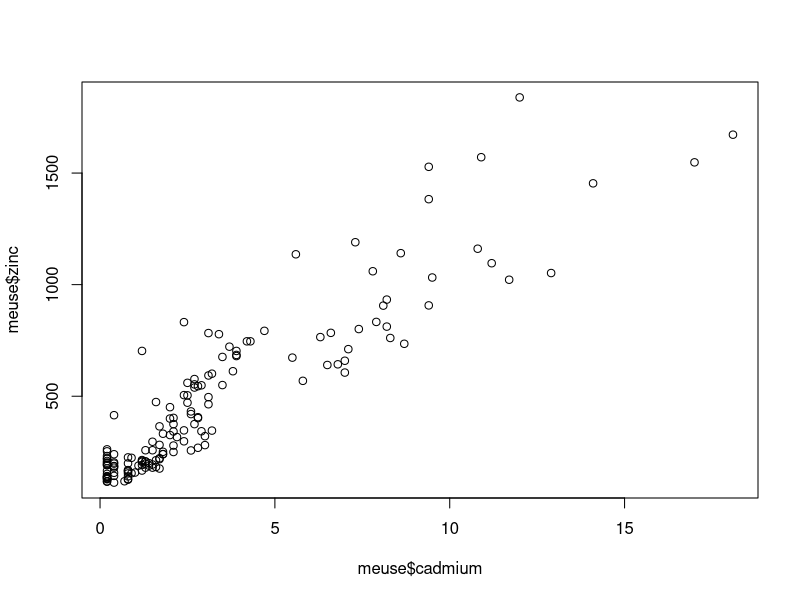
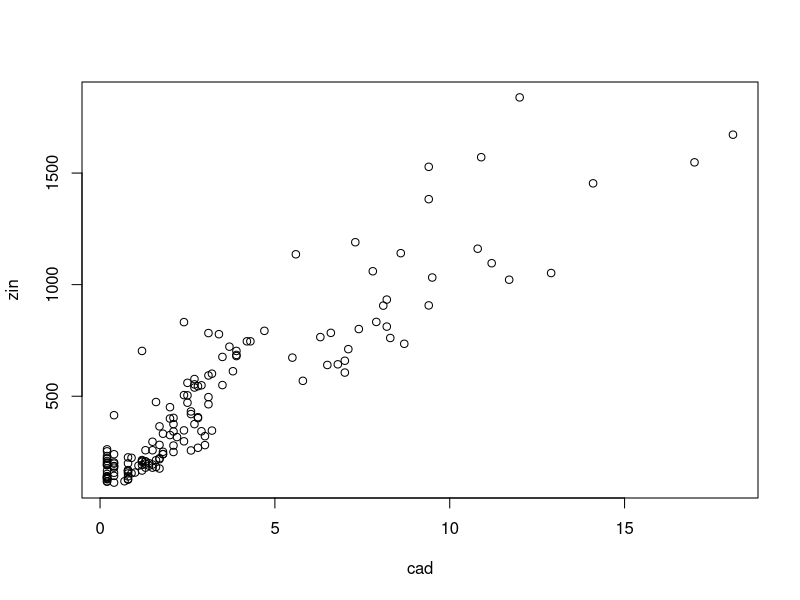
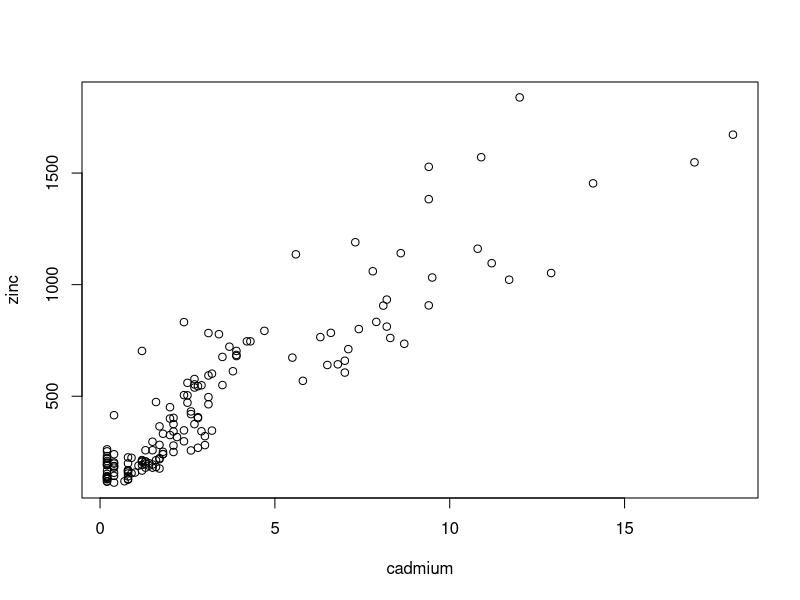
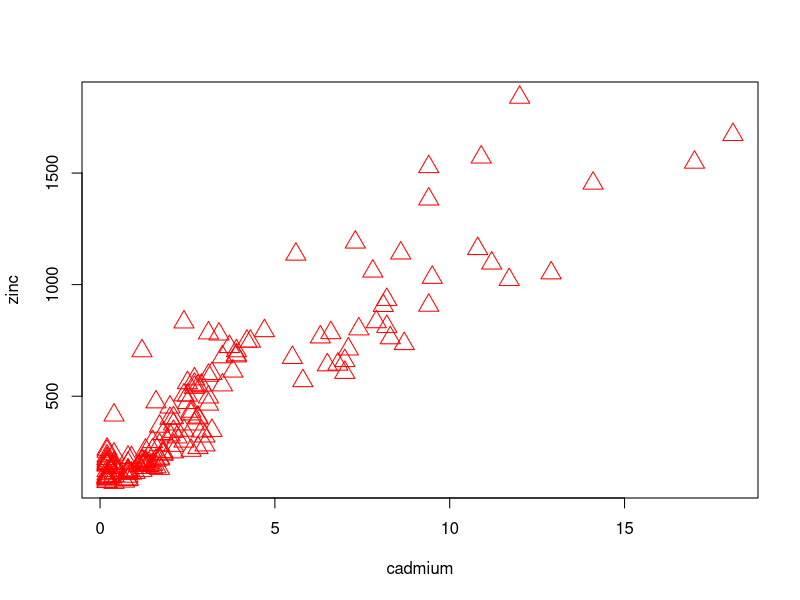
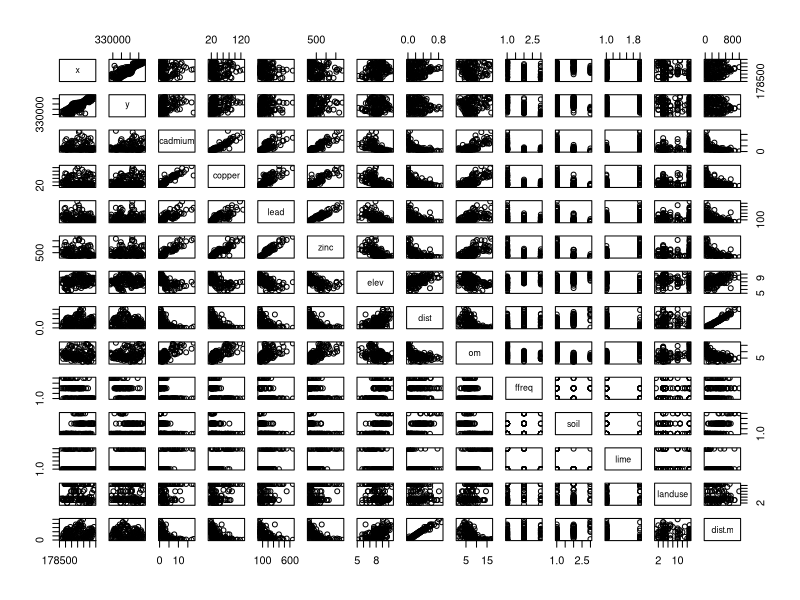
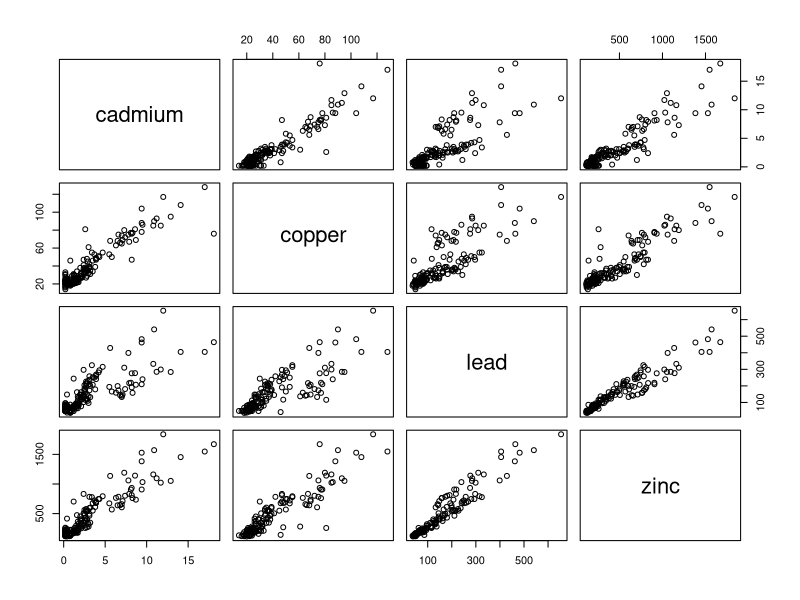
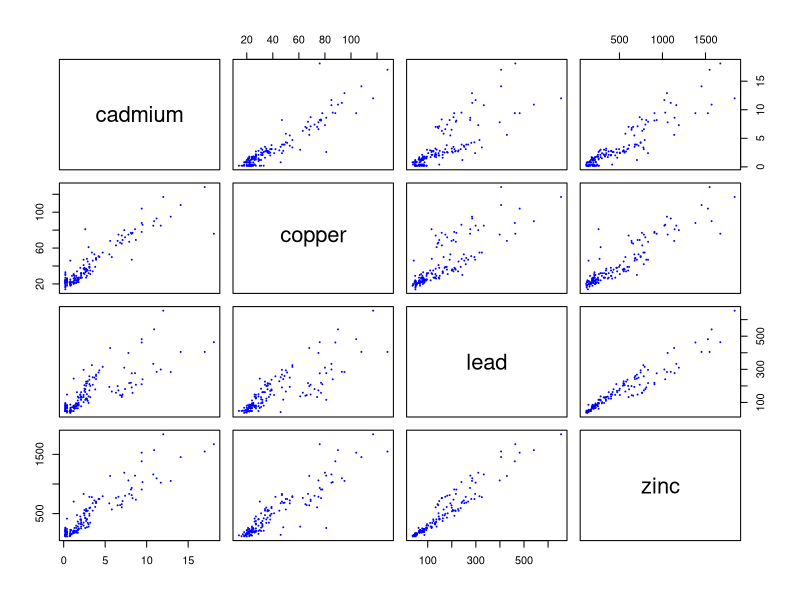
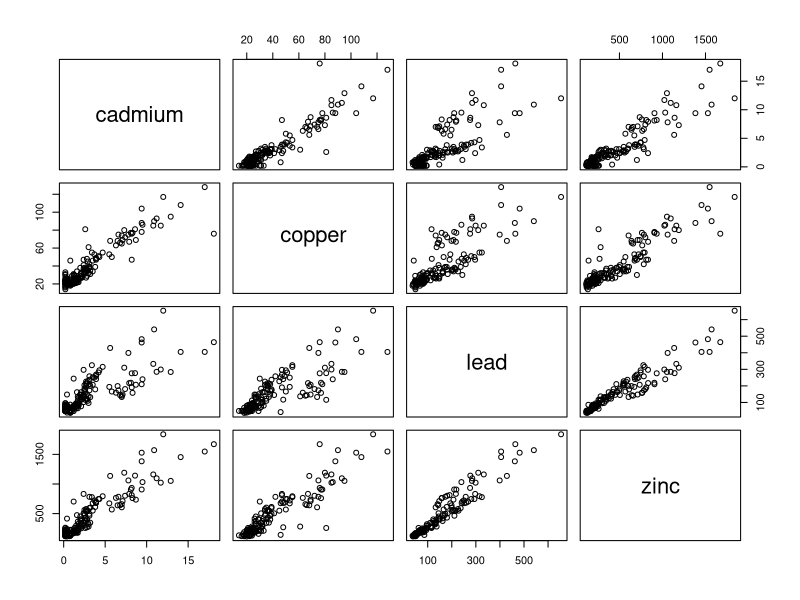

Source code (R) for these figures, in order:
# This is a code for investigating relationships among ecological variables

# We are using the sp package. To install it use:
# install.packages("sp")

# To recall the package we use the function "library()" or also "require()"
library(sp)

# We are using meuse, search for "meuse dataset R sp package" on google to know what this is
# OMG, JUST GOOGLE IT

# To recall the dataset we can use the function "data()"
data(meuse)

# To see in a savage way the data just write "meuse" and you'll see all that cute numbers
meuse

# There is an other function called "View()" to see data in a more fancy way
# NOTE: use the V in capital letter
View(meuse)

# This gives me an error :(
# Is that because I use a MacBook??? OMG rude

# Errore in View(meuse) : La dataentry X11 non può essere caricata
# In aggiunta: Messaggi di avvertimento:
# 1: In system2("/usr/bin/otool", c("-L", shQuote(DSO)), stdout = TRUE) :
#   il comando in esecuzione ''/usr/bin/otool' -L '/Library/Frameworks/R.framework/Resources/modules/R_de.so'' aveva status 69
# 2: In View(meuse) :
#   non è possibile caricare un oggetto condiviso '/Library/Frameworks/R.framework/Resources/modules//R_de.so':
#   dlopen(/Library/Frameworks/R.framework/Resources/modules//R_de.so, 6): Library not loaded: /opt/X11/lib/libSM.6.dylib
#   Referenced from: /Library/Frameworks/R.framework/Versions/4.2/Resources/modules/R_de.so
#   Reason: image not found
#
# You have not agreed to the Xcode license agreements, please run 'sudo xcodebuild -license' from within a Terminal window to review and agree to the Xcode license agreements.

# To solve this error I updated to the latest version the app Xcode on my computer and agreed the license
# Then I downloaded and installed the package at: https://www.xquartz.org/
# I restarted the computer and the function "View()" didn't give me errors anymore, it's only a bit slow


# Then we use the function "head()" to see only the initial lines of the table
head(meuse)

# To see only the names of the columns we use the function "names()"
names(meuse)

# Now we use the "summary()" function that gives me all the statistical variables I want
summary(meuse)

# We plot two of the columns and we have to say where to take the data so we use the $ symbol, because they are inside the table
# $ is used to link the objects with the variables
plot(meuse$cadmium, meuse$zinc)

# We can put all the column in a new variable
cad <- meuse$cadmium
zin <- meuse$zinc

plot(cad, zin)

# Or you can use the "attach()" function, to attach the datafame to R
attach(meuse)
plot(cadmium, zinc)

# We can change the color, the size and the shape of the dots
plot(cadmium,zinc, col="red", cex=2, pch=24)

# If we use the function "pairs()" it plots every data, pairing between them
pairs(meuse)

# To select only some of the columns of the table (form column n to column m) we have to say it by using [,n:m]
# Note that the commant to say what is the inizial point is comma
meuse[,3:6]

# To plot only the selected data we do simply like this
pairs(meuse[,3:6])

# To assign the selected data in a variable we do so
pol <- meuse[,3:6]

pairs(pol, col="blue", cex=0.2)

# If we want to pair some variable in a less efficient way do like this
# Note that we have to use tilde ~ (Alt + 5 on Mac) because we are clumping the data with plus
pairs(~ cadmium + copper + lead + zinc, data=meuse)


# We have to say to R that the variables are spacial components
# There is a function called "coordinates()" 
coordinates(meuse) = ~x+y

# Now the software understood that x and y are the coordinates
# If we do "plot(meuse)" R will print a spacial graph

# We use the function "spplot()" to plot the elements spread in space
spplot(meuse, "zinc", main="Concentration of Zinc")

# We can make a spacial plot of several variables all together 
spplot(meuse, c("copper","zinc","lead"))

# With the function "bubble()" we are going to change the size of points according to the value, and not the color
bubble(meuse, "zinc", main="Concentration of Zinc")
# This is a more fancy way to show data, because the size of the dots get bigger when the data are higher
# It is much more immediate for eyes a graph like that, and to show data like this. Also babies will understand
